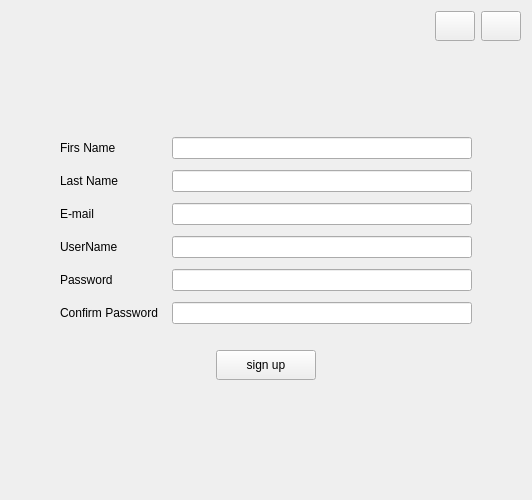
<?xml version="1.0" encoding="UTF-8"?>
<ui version="4.0">
 <class>signup</class>
 <widget class="QWidget" name="signup">
  <property name="geometry">
   <rect>
    <x>0</x>
    <y>0</y>
    <width>532</width>
    <height>500</height>
   </rect>
  </property>
  <property name="sizePolicy">
   <sizepolicy hsizetype="Minimum" vsizetype="Minimum">
    <horstretch>0</horstretch>
    <verstretch>0</verstretch>
   </sizepolicy>
  </property>
  <property name="minimumSize">
   <size>
    <width>500</width>
    <height>500</height>
   </size>
  </property>
  <property name="windowTitle">
   <string>Form</string>
  </property>
  <layout class="QVBoxLayout" name="verticalLayout_2">
   <item>
    <layout class="QHBoxLayout" name="horizontalLayout">
     <property name="topMargin">
      <number>0</number>
     </property>
     <item>
      <spacer name="horizontalSpacer">
       <property name="orientation">
        <enum>Qt::Horizontal</enum>
       </property>
       <property name="sizeHint" stdset="0">
        <size>
         <width>40</width>
         <height>20</height>
        </size>
       </property>
      </spacer>
     </item>
     <item>
      <widget class="QPushButton" name="pushButton_2">
       <property name="minimumSize">
        <size>
         <width>30</width>
         <height>30</height>
        </size>
       </property>
       <property name="cursor">
        <cursorShape>PointingHandCursor</cursorShape>
       </property>
       <property name="text">
        <string/>
       </property>
      </widget>
     </item>
     <item>
      <widget class="QPushButton" name="pushButton">
       <property name="sizePolicy">
        <sizepolicy hsizetype="Maximum" vsizetype="Fixed">
         <horstretch>50</horstretch>
         <verstretch>50</verstretch>
        </sizepolicy>
       </property>
       <property name="minimumSize">
        <size>
         <width>30</width>
         <height>30</height>
        </size>
       </property>
       <property name="cursor">
        <cursorShape>PointingHandCursor</cursorShape>
       </property>
       <property name="text">
        <string/>
       </property>
      </widget>
     </item>
    </layout>
   </item>
   <item>
    <spacer name="verticalSpacer_2">
     <property name="orientation">
      <enum>Qt::Vertical</enum>
     </property>
     <property name="sizeHint" stdset="0">
      <size>
       <width>20</width>
       <height>40</height>
      </size>
     </property>
    </spacer>
   </item>
   <item>
    <layout class="QHBoxLayout" name="horizontalLayout_3">
     <property name="topMargin">
      <number>0</number>
     </property>
     <item>
      <spacer name="horizontalSpacer_3">
       <property name="orientation">
        <enum>Qt::Horizontal</enum>
       </property>
       <property name="sizeType">
        <enum>QSizePolicy::Fixed</enum>
       </property>
       <property name="sizeHint" stdset="0">
        <size>
         <width>40</width>
         <height>20</height>
        </size>
       </property>
      </spacer>
     </item>
     <item>
      <widget class="QWidget" name="v1" native="true">
       <property name="sizePolicy">
        <sizepolicy hsizetype="Minimum" vsizetype="Fixed">
         <horstretch>0</horstretch>
         <verstretch>0</verstretch>
        </sizepolicy>
       </property>
       <property name="minimumSize">
        <size>
         <width>150</width>
         <height>200</height>
        </size>
       </property>
       <property name="styleSheet">
        <string notr="true">
QLineEdit
{
background-color: white;
border-radius : 10px;
}

QPushButton
{
background-color:rgb(255, 58, 19);
border-radius : 10px;
}
QPushButton:hover{
background-color:  rgb(139, 193, 14);
}

background-color:rgb(255, 20, 102);
</string>
       </property>
       <layout class="QVBoxLayout" name="verticalLayout_3">
        <property name="topMargin">
         <number>20</number>
        </property>
        <item>
         <spacer name="verticalSpacer_8">
          <property name="orientation">
           <enum>Qt::Vertical</enum>
          </property>
          <property name="sizeHint" stdset="0">
           <size>
            <width>20</width>
            <height>10</height>
           </size>
          </property>
         </spacer>
        </item>
        <item>
         <layout class="QHBoxLayout" name="horizontalLayout_4">
          <property name="topMargin">
           <number>0</number>
          </property>
          <item>
           <widget class="QLabel" name="label">
            <property name="styleSheet">
             <string notr="true">color:black</string>
            </property>
            <property name="text">
             <string>Firs Name</string>
            </property>
           </widget>
          </item>
          <item>
           <spacer name="horizontalSpacer_4">
            <property name="orientation">
             <enum>Qt::Horizontal</enum>
            </property>
            <property name="sizeHint" stdset="0">
             <size>
              <width>40</width>
              <height>20</height>
             </size>
            </property>
           </spacer>
          </item>
          <item>
           <widget class="QLineEdit" name="lineEdit">
            <property name="minimumSize">
             <size>
              <width>300</width>
              <height>20</height>
             </size>
            </property>
           </widget>
          </item>
         </layout>
        </item>
        <item>
         <spacer name="verticalSpacer_4">
          <property name="orientation">
           <enum>Qt::Vertical</enum>
          </property>
          <property name="sizeHint" stdset="0">
           <size>
            <width>20</width>
            <height>5</height>
           </size>
          </property>
         </spacer>
        </item>
        <item>
         <layout class="QHBoxLayout" name="horizontalLayout_8">
          <property name="topMargin">
           <number>0</number>
          </property>
          <item>
           <widget class="QLabel" name="label_4">
            <property name="styleSheet">
             <string notr="true">color: black</string>
            </property>
            <property name="text">
             <string>Last Name</string>
            </property>
           </widget>
          </item>
          <item>
           <spacer name="horizontalSpacer_9">
            <property name="orientation">
             <enum>Qt::Horizontal</enum>
            </property>
            <property name="sizeHint" stdset="0">
             <size>
              <width>40</width>
              <height>20</height>
             </size>
            </property>
           </spacer>
          </item>
          <item>
           <widget class="QLineEdit" name="lineEdit_4">
            <property name="minimumSize">
             <size>
              <width>300</width>
              <height>20</height>
             </size>
            </property>
           </widget>
          </item>
         </layout>
        </item>
        <item>
         <spacer name="verticalSpacer_9">
          <property name="orientation">
           <enum>Qt::Vertical</enum>
          </property>
          <property name="sizeHint" stdset="0">
           <size>
            <width>20</width>
            <height>5</height>
           </size>
          </property>
         </spacer>
        </item>
        <item>
         <layout class="QHBoxLayout" name="horizontalLayout_9">
          <property name="topMargin">
           <number>0</number>
          </property>
          <item>
           <widget class="QLabel" name="label_5">
            <property name="styleSheet">
             <string notr="true">color:black</string>
            </property>
            <property name="text">
             <string>E-mail</string>
            </property>
           </widget>
          </item>
          <item>
           <spacer name="horizontalSpacer_10">
            <property name="orientation">
             <enum>Qt::Horizontal</enum>
            </property>
            <property name="sizeHint" stdset="0">
             <size>
              <width>40</width>
              <height>20</height>
             </size>
            </property>
           </spacer>
          </item>
          <item>
           <widget class="QLineEdit" name="lineEdit_5">
            <property name="minimumSize">
             <size>
              <width>300</width>
              <height>20</height>
             </size>
            </property>
           </widget>
          </item>
         </layout>
        </item>
        <item>
         <spacer name="verticalSpacer_7">
          <property name="orientation">
           <enum>Qt::Vertical</enum>
          </property>
          <property name="sizeHint" stdset="0">
           <size>
            <width>20</width>
            <height>5</height>
           </size>
          </property>
         </spacer>
        </item>
        <item>
         <layout class="QHBoxLayout" name="horizontalLayout_5">
          <property name="topMargin">
           <number>0</number>
          </property>
          <item>
           <widget class="QLabel" name="label_2">
            <property name="styleSheet">
             <string notr="true">color:black</string>
            </property>
            <property name="text">
             <string>UserName</string>
            </property>
           </widget>
          </item>
          <item>
           <spacer name="horizontalSpacer_5">
            <property name="orientation">
             <enum>Qt::Horizontal</enum>
            </property>
            <property name="sizeHint" stdset="0">
             <size>
              <width>40</width>
              <height>20</height>
             </size>
            </property>
           </spacer>
          </item>
          <item>
           <widget class="QLineEdit" name="lineEdit_2">
            <property name="minimumSize">
             <size>
              <width>300</width>
              <height>20</height>
             </size>
            </property>
           </widget>
          </item>
         </layout>
        </item>
        <item>
         <spacer name="verticalSpacer_5">
          <property name="orientation">
           <enum>Qt::Vertical</enum>
          </property>
          <property name="sizeHint" stdset="0">
           <size>
            <width>20</width>
            <height>5</height>
           </size>
          </property>
         </spacer>
        </item>
        <item>
         <layout class="QHBoxLayout" name="horizontalLayout_6">
          <property name="topMargin">
           <number>0</number>
          </property>
          <item>
           <widget class="QLabel" name="label_3">
            <property name="styleSheet">
             <string notr="true">color: black</string>
            </property>
            <property name="text">
             <string>Password</string>
            </property>
           </widget>
          </item>
          <item>
           <spacer name="horizontalSpacer_6">
            <property name="orientation">
             <enum>Qt::Horizontal</enum>
            </property>
            <property name="sizeHint" stdset="0">
             <size>
              <width>40</width>
              <height>20</height>
             </size>
            </property>
           </spacer>
          </item>
          <item>
           <widget class="QLineEdit" name="lineEdit_3">
            <property name="minimumSize">
             <size>
              <width>300</width>
              <height>20</height>
             </size>
            </property>
           </widget>
          </item>
         </layout>
        </item>
        <item>
         <spacer name="verticalSpacer_11">
          <property name="orientation">
           <enum>Qt::Vertical</enum>
          </property>
          <property name="sizeHint" stdset="0">
           <size>
            <width>20</width>
            <height>5</height>
           </size>
          </property>
         </spacer>
        </item>
        <item>
         <layout class="QHBoxLayout" name="horizontalLayout_10">
          <property name="topMargin">
           <number>0</number>
          </property>
          <item>
           <layout class="QVBoxLayout" name="verticalLayout_4">
            <property name="topMargin">
             <number>0</number>
            </property>
            <property name="rightMargin">
             <number>0</number>
            </property>
            <property name="bottomMargin">
             <number>0</number>
            </property>
            <item>
             <widget class="QLabel" name="label_6">
              <property name="styleSheet">
               <string notr="true">color:black</string>
              </property>
              <property name="text">
               <string>Confirm Password</string>
              </property>
             </widget>
            </item>
           </layout>
          </item>
          <item>
           <spacer name="horizontalSpacer_11">
            <property name="orientation">
             <enum>Qt::Horizontal</enum>
            </property>
            <property name="sizeHint" stdset="0">
             <size>
              <width>40</width>
              <height>20</height>
             </size>
            </property>
           </spacer>
          </item>
          <item>
           <widget class="QLineEdit" name="lineEdit_6">
            <property name="minimumSize">
             <size>
              <width>300</width>
              <height>20</height>
             </size>
            </property>
           </widget>
          </item>
         </layout>
        </item>
        <item>
         <spacer name="verticalSpacer_6">
          <property name="orientation">
           <enum>Qt::Vertical</enum>
          </property>
          <property name="sizeHint" stdset="0">
           <size>
            <width>20</width>
            <height>20</height>
           </size>
          </property>
         </spacer>
        </item>
        <item>
         <layout class="QHBoxLayout" name="horizontalLayout_7">
          <property name="topMargin">
           <number>0</number>
          </property>
          <item>
           <spacer name="horizontalSpacer_8">
            <property name="orientation">
             <enum>Qt::Horizontal</enum>
            </property>
            <property name="sizeHint" stdset="0">
             <size>
              <width>40</width>
              <height>20</height>
             </size>
            </property>
           </spacer>
          </item>
          <item>
           <widget class="QPushButton" name="pushButton_3">
            <property name="minimumSize">
             <size>
              <width>100</width>
              <height>30</height>
             </size>
            </property>
            <property name="cursor">
             <cursorShape>PointingHandCursor</cursorShape>
            </property>
            <property name="text">
             <string>sign up</string>
            </property>
           </widget>
          </item>
          <item>
           <spacer name="horizontalSpacer_7">
            <property name="orientation">
             <enum>Qt::Horizontal</enum>
            </property>
            <property name="sizeHint" stdset="0">
             <size>
              <width>40</width>
              <height>20</height>
             </size>
            </property>
           </spacer>
          </item>
         </layout>
        </item>
        <item>
         <spacer name="verticalSpacer_3">
          <property name="orientation">
           <enum>Qt::Vertical</enum>
          </property>
          <property name="sizeHint" stdset="0">
           <size>
            <width>20</width>
            <height>40</height>
           </size>
          </property>
         </spacer>
        </item>
       </layout>
      </widget>
     </item>
     <item>
      <spacer name="horizontalSpacer_2">
       <property name="orientation">
        <enum>Qt::Horizontal</enum>
       </property>
       <property name="sizeType">
        <enum>QSizePolicy::Fixed</enum>
       </property>
       <property name="sizeHint" stdset="0">
        <size>
         <width>40</width>
         <height>20</height>
        </size>
       </property>
      </spacer>
     </item>
    </layout>
   </item>
   <item>
    <spacer name="verticalSpacer">
     <property name="orientation">
      <enum>Qt::Vertical</enum>
     </property>
     <property name="sizeHint" stdset="0">
      <size>
       <width>20</width>
       <height>40</height>
      </size>
     </property>
    </spacer>
   </item>
  </layout>
 </widget>
 <resources/>
 <connections>
  <connection>
   <sender>pushButton</sender>
   <signal>clicked()</signal>
   <receiver>signup</receiver>
   <slot>close()</slot>
   <hints>
    <hint type="sourcelabel">
     <x>501</x>
     <y>30</y>
    </hint>
    <hint type="destinationlabel">
     <x>516</x>
     <y>41</y>
    </hint>
   </hints>
  </connection>
 </connections>
</ui>
